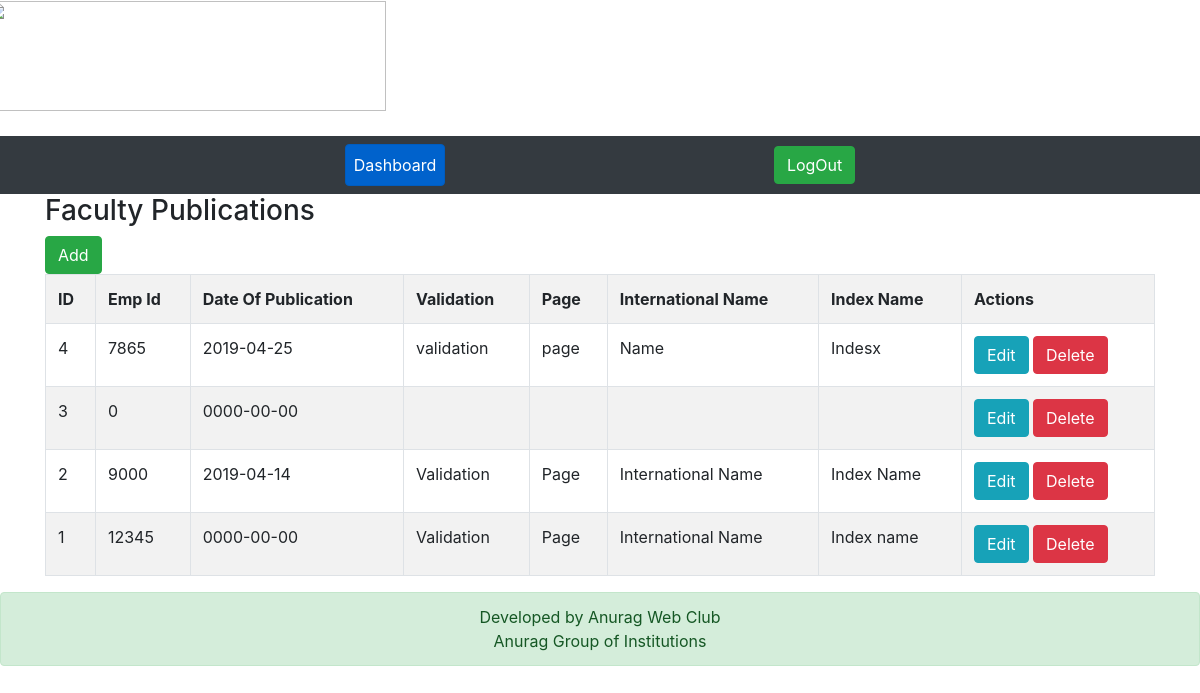
/index.php/faculty_publication, run on an earlier commit of the app's database.
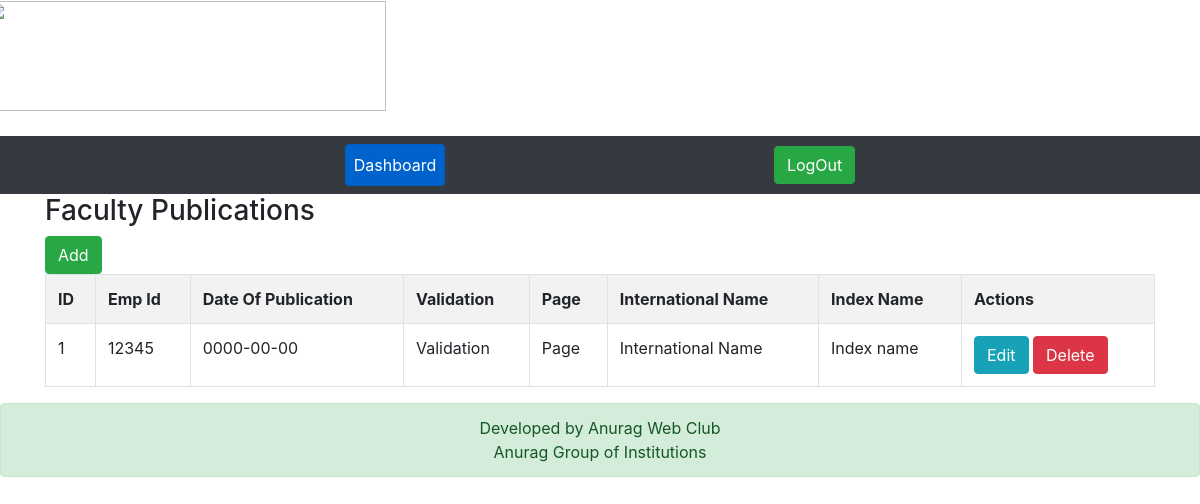
And on a later commit of the database.
### tables this page shows
CREATE TABLE IF NOT EXISTS `faculty_publications` (
  `id` int(11) NOT NULL AUTO_INCREMENT,
  `emp_id` int(11) NOT NULL,
  `date_of_publication` date NOT NULL,
  `validation` varchar(100) NOT NULL,
  `page` varchar(100) NOT NULL,
  `international_name` varchar(100) NOT NULL,
  `index_name` varchar(100) NOT NULL,
  PRIMARY KEY (`id`)
);

### application/controllers/Faculty_publication.php (called while the page is built, shortened)
<?php
class Faculty_publication extends CI_Controller{
    function __construct()
    {
        $this->load->model('Faculty_publication_model');
    }
    function index()
    {
        $data['faculty_publications'] = $this->Faculty_publication_model->get_all_faculty_publications();
        $data['heading'] = 'Faculty Publications';
        $data['_view'] = 'faculty_publication/index';
        $this->load->view('layouts/main',$data);
    }
}

### index.php (called while the page is built, shortened)
<?php
require_once BASEPATH.'core/CodeIgniter.php';

### application/models/Faculty_publication_model.php (called while the page is built, shortened)
<?php
class Faculty_publication_model extends CI_Model
{
    function get_all_faculty_publications()
    {
        $this->db->order_by('id', 'desc');
        return $this->db->get('faculty_publications')->result_array();
    }
}

### application/views/faculty_publication/index.php (the view)
<div class="pull-right">
	<a href="<?php echo site_url('faculty_publication/add'); ?>" class="btn btn-success">Add</a>
</div>
<table class="table table-striped table-bordered">
    <tr>
		<th>ID</th>
		<th>Emp Id</th>
		<th>Date Of Publication</th>
		<th>Validation</th>
		<th>Page</th>
		<th>International Name</th>
		<th>Index Name</th>
		<th>Actions</th>
    </tr>
	<?php foreach($faculty_publications as $f){ ?>
    <tr>
		<td><?php echo $f['id']; ?></td>
		<td><?php echo $f['emp_id']; ?></td>
		<td><?php echo $f['date_of_publication']; ?></td>
		<td><?php echo $f['validation']; ?></td>
		<td><?php echo $f['page']; ?></td>
		<td><?php echo $f['international_name']; ?></td>
		<td><?php echo $f['index_name']; ?></td>
		<td>
            <a href="<?php echo site_url('faculty_publication/edit/'.$f['id']); ?>" class="btn btn-info btn-xs">Edit</a>
            <a href="<?php echo site_url('faculty_publication/remove/'.$f['id']); ?>" class="btn btn-danger btn-xs">Delete</a>
        </td>
    </tr>
	<?php } ?>
</table>

What changed in the data, as far as the page shows it:
removed faculty_publications: id "4", emp "7865", date_of_publication "2019-04-25", validation "validation", page "page", international_name "Name", index_name "Indesx"
removed faculty_publications: id "3", emp "0", date_of_publication "0000-00-00"
removed faculty_publications: id "2", emp "9000", date_of_publication "2019-04-14", validation "Validation", page "Page", international_name "International Name", index_name "Index Name"
